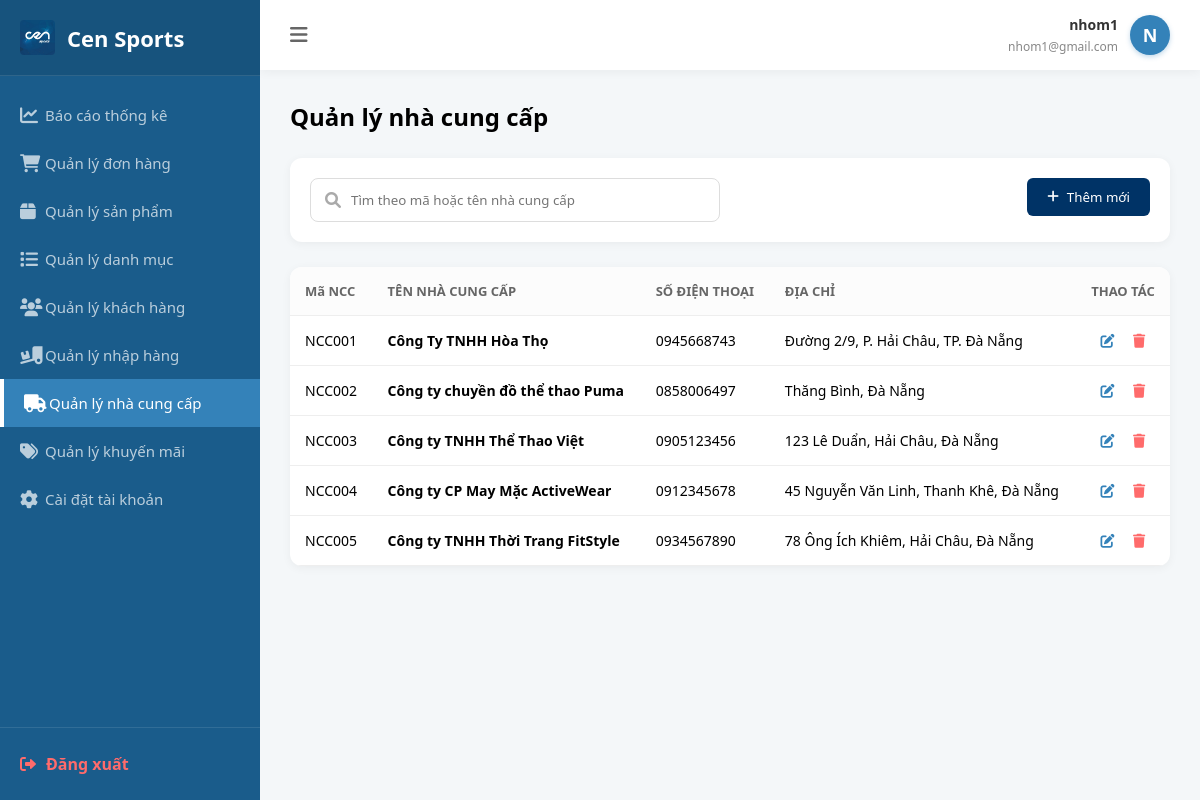
The page /staff/nha-cung-cap/ (signed in) on the database as committed earlier.
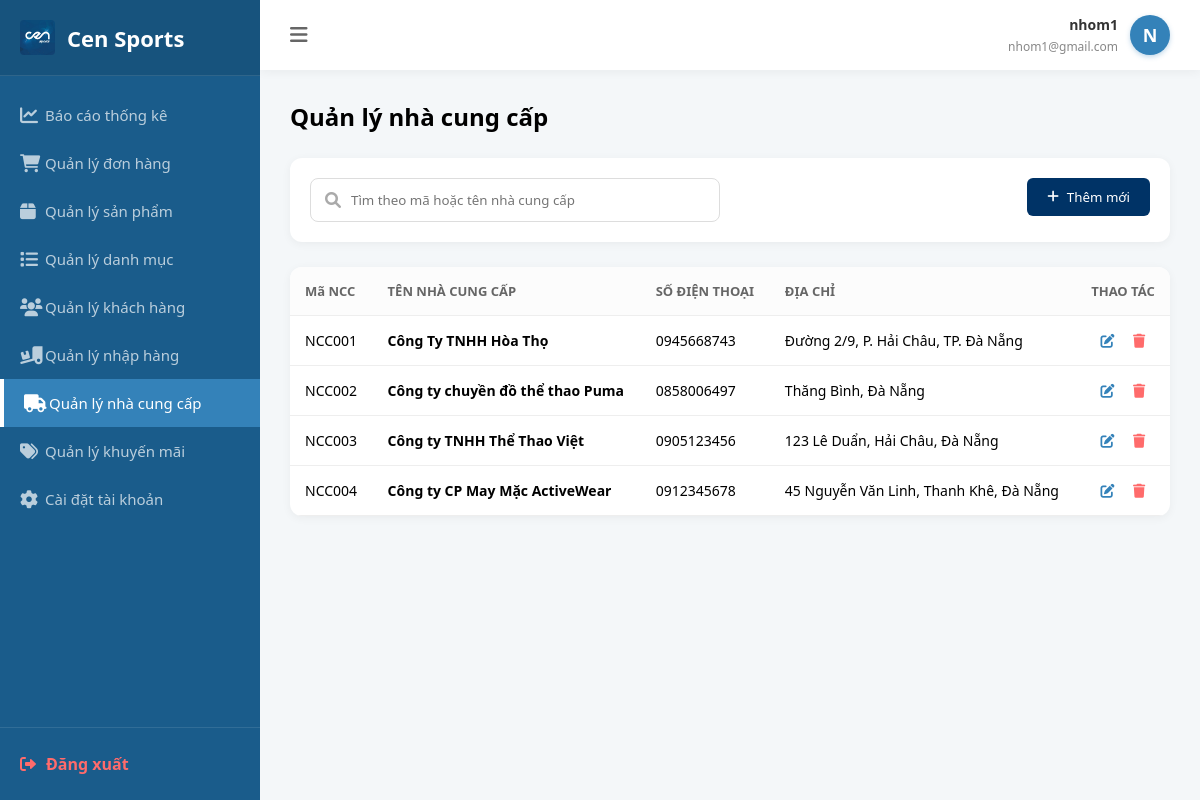
The same page on the database as committed later.
### QuanLyNhaCungCap/models.py (models this page shows, shortened)
class NhaCungCap(models.Model):
    NCC_Ma = models.CharField(max_length=9, primary_key=True)
    NCC_Ten = models.CharField(max_length=100)
    NCC_SDT = models.CharField(max_length=10)
    NCC_DChi = models.TextField()

### QuanLyNhaCungCap/views.py (the view)
# urls.py: path('staff/nha-cung-cap/', views.quan_ly_ncc_view, name='quan_ly_ncc'),
def quan_ly_ncc_view(request):
    query = request.GET.get('q', '').strip()
    nhacungcaps = NhaCungCap.objects.all()
    if query:
        nhacungcaps = nhacungcaps.filter(
            Q(NCC_Ma__icontains=query) | Q(NCC_Ten__icontains=query)
        )
    context = {
        'nhacungcaps': nhacungcaps,
        'search_query': query,
    }
    return render(request, 'QuanLyNhaCungCap/QuanLyNhaCungCap.html', context)

### gioHang/context_processors.py (called while the page is built)
def cart_count_processor(request):
    if request.user.is_authenticated:
        try:
            kh_ma = f"KH{request.user.id:07d}"
            kh = KhachHang.objects.get(KH_Ma=kh_ma)
            gio_hang = GioHang.objects.filter(KH_Ma=kh, dondat__isnull=True).last()
            if gio_hang:
                return {'cart_count': gio_hang.GH_TongSL}
        except KhachHang.DoesNotExist:
            pass
    return {'cart_count': 0}

### QuanLyNhaCungCap/templates/QuanLyNhaCungCap/QuanLyNhaCungCap.html (shortened to what this page needs)
{% extends "staff/base_staff.html" %}
{% block content %}
<div class="page-header">
    <h2 style="font-weight: 700;">Quản lý nhà cung cấp</h2>
</div>
<div class="filter-bar">
    <form class="search-input" method="GET" action="{% url 'quan_ly_ncc' %}">
        <i class="fa fa-search" onclick="this.closest('form').submit();"></i>
        <input type="text" name="q" value="{{ search_query|default_if_none:'' }}"
            placeholder="Tìm theo mã hoặc tên nhà cung cấp">
    </form>
    <div style="text-align: right;">
        <button type="button" class="btn-add" onclick="openModal('modalAdd')">
            <i class="fa fa-plus"></i> Thêm mới
        </button>
    </div>
</div>
<div class="table-container">
    <table>
        <thead>
            <tr>
                <th>Mã NCC</th>
                <th>TÊN NHÀ CUNG CẤP</th>
                <th>SỐ ĐIỆN THOẠI</th>
                <th>ĐỊA CHỈ</th>
                <th style="text-align: center;">THAO TÁC</th>
            </tr>
        </thead>
        <tbody id="nccTableBody">
            {% for ncc in nhacungcaps %}
            <tr>
                <td>{{ ncc.NCC_Ma }}</td>
                <td><b>{{ ncc.NCC_Ten }}</b></td>
                <td>{{ ncc.NCC_SDT }}</td>
                <td>{{ ncc.NCC_DChi }}</td>
                <td style="text-align: center;">
                    <i class="fa fa-edit btn-edit-icon"
                        onclick="openEditModal('{{ ncc.NCC_Ma|escapejs }}', '{{ ncc.NCC_Ten|escapejs }}', '{{ ncc.NCC_SDT|escapejs }}', '{{ ncc.NCC_DChi|escapejs }}')"></i>
                    <i class="fa fa-trash btn-delete-icon" onclick="openDeleteModal('{{ ncc.NCC_Ma|escapejs }}')"></i>
                </td>
            </tr>
            {% empty %}
            <tr>
                <td colspan="5" style="text-align: center;">Không có nhà cung cấp nào</td>
            </tr>
            {% endfor %}
        </tbody>
    </table>
</div>
{% endblock %}

Rows that differ between the two databases and show on the page:
removed NhaCungCap: NCC_Ma "NCC005", NCC_Ten "Công ty TNHH Thời Trang FitStyle", NCC_SDT "0934567890", NCC_DChi "78 Ông Ích Khiêm, Hải Châu, Đà Nẵng"
